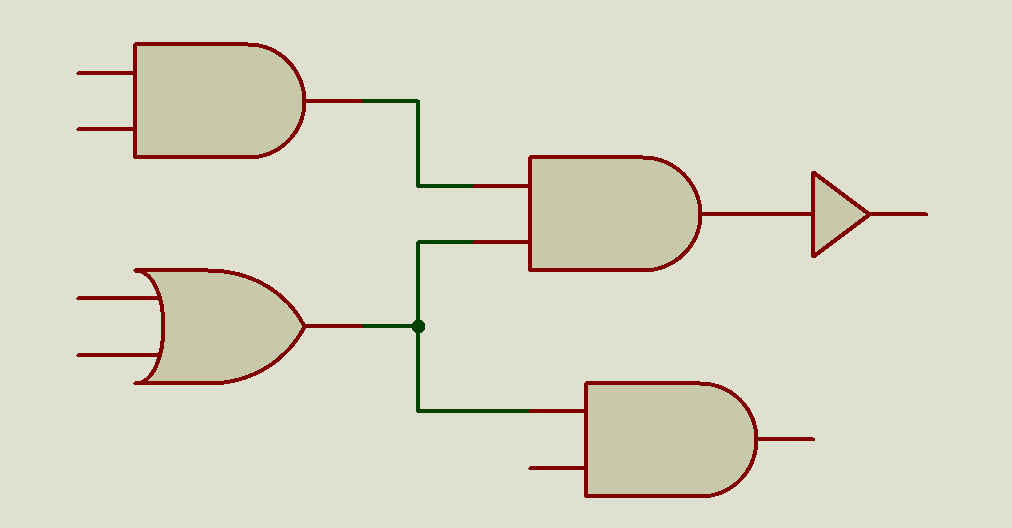
#> input picture protusBased/images/test_cir3_x3.PNG, 1012 x 528 px
$ python main.py
#> lines starting #> are read from the running program, lines starting #| are printed output that depends on the picture; after the words box and inside, x2 and y2 are one past the last pixel; in counts of white or black regions, pixels touching at a corner belong together
### protusBased/operations.py
import cv2
import numpy as np
from itertools import product
from random import randint
import math

BLUE = (255, 0, 0)
GRENN = (0, 255, 0)
RED = (0, 0, 255)
WHITE = (255, 255, 255)
BLACK = (0, 0, 0)
MAGENTA = (255, 0, 255)
RANDOM_COLOR = lambda: (int(randint(0, 255)), int(randint(0, 255)), int(randint(0, 255)))

def get_thershold(img, upper_limit=255, lower_limit=127, type=cv2.THRESH_BINARY_INV):
    _, t = cv2.threshold(img, lower_limit, upper_limit, type)
    return t

def fill(img):
    cv2.floodFill(img, None, seedPoint=(0,0), newVal=(255,255,255))

def get_edges(img, lower_limit=125, upper_limit=175):
    return  cv2.Canny(img, lower_limit, upper_limit)

def get_contours(img):
    cont, _ = cv2.findContours(img, cv2.RETR_TREE, cv2.CHAIN_APPROX_NONE)
    return cont

def reduce_cont(contours):
    x_list = []
    y_list = []
    w_list = []
    h_list = []
    out = []
    for c in contours:
        x,y,w,h = cv2.boundingRect(c)
        if x in x_list and y in y_list and w in w_list and h in h_list: continue
        else:
            out.append(c)
            x_list.append(x)
            y_list.append(y)
            w_list.append(w)
            h_list.append(h)
    return out

def draw_contour(img, c, color=WHITE, pen=2, fill=False):
    x,y,w,h = cv2.boundingRect(c)
    if fill: pen = -1
    cv2.rectangle(img, (x, y), (x + w, y + h), color, pen)

def get_bounding_box(c):
    return cv2.boundingRect(c)

def convert_to_grey(img):
    return cv2.cvtColor(img, cv2.COLOR_BGR2GRAY)

def get_cont_similarity(cont, ref_cont):
    return cv2.matchShapes(cont, ref_cont, 1, 0.0)

def copy(img):
    return img.copy()

def dilate(img, kernel):
    kernel = np.ones(kernel)
    return cv2.dilate(img, kernel)

def erode(img, kernel):
    kernel = np.ones(kernel)
    return cv2.erode(img, kernel)

def draw_rec(img, x, y, w, h, color=BLACK, fill=False, pen=2):
    pen = pen if not fill else -1
    cv2.rectangle(img, (x, y), (x+w, y+h), color, pen)

def draw_cir(img, center, r, color=BLACK, fill=False, pen=2):
    pen = pen if not fill else -1
    cv2.circle(img, center, r, color, pen)

def get_corners(img):
    corners = cv2.goodFeaturesToTrack(img, 100, 0.01, 10)
    corners = np.int0(corners)
    corners = corners.squeeze().tolist()
    out = []
    for c in corners:
      out.append((c[0], c[1]))
    return out

def get_lines(img, rho=1, theta = np.pi/180, threshold=100):
    return cv2.HoughLinesP(img, rho, theta, threshold, 1, 10)

def __search(img, test, point, dx, dy):
    x = [point[0]+dx, point[0], point[0]-dx]
    y = [point[1]+dy, point[1], point[1]-dy]
    points = list(product(x, y))
    points.remove((point[0], point[1]))
    out = []
    for p in points:
       if img[p[1], p[0]]:
          out.append(p)
          draw_cir(test, p, 3, color=WHITE, fill=True)
          draw_cir(img, p, 3, color=BLACK, fill=True)
          # cv2.imshow("test", test)
          # cv2.imshow("img", img)
          # cv2.waitKey()
    return out

def get_connected_nodes(img, corners):
    test = np.zeros_like(img)
    f_out = {}
    for i in range(len(corners)):
        corner = corners[i]
        draw_cir(test, corner, 3, color=WHITE, fill=True)
        # cv2.imshow("test", test)
        # cv2.waitKey()
        stack = [corner]
        terminals = []
        while True:
            # print("stack", stack)
            p = stack.pop()
            out = __search(img, test, p, 4, 4)
            stack += out
            if len(out) == 0: terminals.append(p)
            if len(stack) == 0: break
        # print("line finished", terminals)
        if len(terminals) > 1: f_out["N"+str(i)] = {"terminals": terminals}
    return f_out

def reduce_nodes(nodes):
    points = []
    for n in nodes:
        for t in nodes[n]["terminals"]:
            points.append([t, n])
    for p1 in points:
        for p2 in points:
            if p1 == p2: continue
            else:
                distance = math.sqrt((p1[0][0] - p2[0][0])**2 + (p1[0][1] - p2[0][1])**2)
                # print(distance)
                if distance < 20:
                    print("added")
                    p1.append(p2[1])
    i = 0
    node_map = {}
    for p in points:
        if len(p) > 2:
            for j in range(1, len(p)):
                if p[j] not in node_map:
                    node_map[p[j]] = "J"+str(i)
            i += 1
    out = {}
    for p in points:
      if p[1] in node_map:
          if node_map[p[1]] not in out: out[node_map[p[1]]] = {"terminals": []}
          out[node_map[p[1]]]["terminals"].append(p[0])
      else:
          if p[1] not in out: out[p[1]] = {"terminals": []}
          out[p[1]]["terminals"].append(p[0])
    return out


def check_point_in_rec(p, search_box):
    return search_box[0] <= p[0] <= search_box[0]+search_box[2] and search_box[1] <= p[1] <= search_box[1] + search_box[3]

def add_text(img, text, point, color=RANDOM_COLOR(), pen=2):
    return cv2.putText(img, text, point, cv2.FONT_HERSHEY_SIMPLEX, 1, color, pen, cv2.LINE_AA)

get_contour_area = cv2.contourArea

### protusBased/ref.py
from operations import *
import cv2

AND_PATH = "images/and_x3.PNG"
OR_PATH = "images/or_x3.PNG"
NOT_PATH = "images/not_x3.PNG"


def get_ref_contour(path):
    img = cv2.imread(path)
    grey_img = convert_to_grey(img)
    thresh1 = get_thershold(grey_img)
    fill(thresh1)
    borders = get_edges(thresh1)
    and_cont = reduce_cont(get_contours(borders))
    return and_cont[0]


def get_and_ref(): return get_ref_contour(AND_PATH)
def get_or_ref(): return get_ref_contour(OR_PATH)
def get_not_ref(): return get_ref_contour(NOT_PATH)

def get_gate_type(cont):
    and_score = get_cont_similarity(cont, get_and_ref())
    or_score = get_cont_similarity(cont, get_or_ref())
    not_score = get_cont_similarity(cont, get_not_ref())
    # print(and_score, or_score, not_score)
    min_score = min(and_score, or_score, not_score)
    if min_score > 0.1: return "NOT"
    if min_score == and_score: return "AND"
    elif min_score == or_score: return "OR"
    elif min_score == not_score: return "NOT"

### protusBased/main.py
import cv2
from operations import *
from ref import get_gate_type
import numpy as np
import pprint

img = cv2.imread("images/test_cir3_x3.PNG")               # load the circuit colored image
#> img is the input picture: shape (528, 1012, 3); mean B, G, R 197.6, 215.1, 217.8
grey_img = convert_to_grey(img)                           # convert image to grey scale
thresh = get_thershold(grey_img)                          # convert it to binary image
#> in get_thershold, `_, t = cv2.threshold(img, lower_limit, upper_limit, type)`: t: shape (528, 1012); 2.8% white; 1 white region, box (x1, y1, x2, y2) and area: (76, 42, 928, 498) 14843

gates = copy(thresh)                                      # we will fill the gates in this image
wires = copy(thresh)                                      # we will operate on wires in this image

fill(gates)                                               # fill the gates to get the contours arround them
#> in fill, `cv2.floodFill(img, None, seedPoint=(0,0), newVal=(255,255,255))`: img: shape (528, 1012); 87.8% white; 5 black regions, box (x1, y1, x2, y2) and area: (588, 385, 754, 494) 16881, (532, 159, 698, 268) 16835, (137, 46, 302, 155) 16758, (147, 272, 302, 381) 12578, (815, 177, 866, 252) 1951

wires = cv2.bitwise_or(cv2.bitwise_not(gates), wires)     # the binary image with the gates filled()
#> wires: shape (528, 1012); 14.9% white; 1 white region, box (x1, y1, x2, y2) and area: (76, 42, 928, 498) 79846
t = copy(wires)                                           # temp image of binary image with gate filled
wires = erode(wires, (5, 5))
#> in erode, `return cv2.erode(img, kernel)`: returned value: shape (528, 1012); 12.9% white; 6 white regions, box (x1, y1, x2, y2) and area: (586, 383, 756, 496) 17798, (530, 157, 700, 270) 17750, (135, 44, 304, 157) 17675, (137, 270, 304, 383) 13354, (813, 174, 868, 255) 2295, (414, 322, 423, 331) 57
wires = dilate(wires, (5, 5))
#> in dilate, `return cv2.dilate(img, kernel)`: returned value: shape (528, 1012); 13.9% white; 6 white regions, box (x1, y1, x2, y2) and area: (584, 381, 758, 498) 18946, (528, 155, 702, 272) 18898, (133, 42, 306, 159) 18819, (135, 268, 306, 385) 14570, (811, 172, 870, 257) 2855, (412, 320, 425, 333) 145
wires = t - wires                                         # get the wires only with some noise
#> wires: shape (528, 1012); 1.1% white; 16 white regions (3 under 20 px), largest, box (x1, y1, x2, y2) and area: (306, 99, 528, 188) 1225, (416, 333, 584, 413) 975, (416, 240, 528, 320) 749
wires = erode(wires, (3, 3))                              # remove the noise
#> in erode (call 2), `return cv2.erode(img, kernel)`: returned value: shape (528, 1012); 0.51% white in thin lines or dots, all inside (x1, y1, x2, y2) = (78, 72, 927, 469)
wires = dilate(wires, (3, 3))
#> in dilate (call 2), `return cv2.dilate(img, kernel)`: returned value: shape (528, 1012); 1% white; 13 white regions


# remove further noise in the wires by detecting the low area contours which resembles the noise
wires_cont = get_contours(wires)
#> in get_contours, `cont, _ = cv2.findContours(img, cv2.RETR_TREE, cv2.CHAIN_APPROX_NONE)`: cont = 13 contours, 1 with area under 20; largest, box (x1, y1, x2, y2) and area: (306, 99, 528, 188) 917, (416, 333, 584, 413) 729, (416, 240, 528, 320) 560, (702, 212, 811, 216) 324, (306, 324, 412, 328) 315
#> wires_cont has the same summary as cont in get_contours
print("wires", len(wires_cont))
#| wires 13
wires_cont_filter = []
for c in wires_cont:
    if get_contour_area(c) < 50: draw_contour(wires, c, color=BLACK, fill=True)
#> this loop made 13 passes
#> (x in draw_contour, y in draw_contour, w in draw_contour, h in draw_contour, pen in draw_contour) on pass 3: (134, 381, 7, 4, -1)
wires = erode(wires, (3, 3))

borders = get_edges(gates)                                # get the borders of the filled gates image
#> in get_edges, `return  cv2.Canny(img, lower_limit, upper_limit)`: returned value: shape (528, 1012); 0.42% white in thin lines or dots, all inside (x1, y1, x2, y2) = (136, 45, 866, 494)
img_cont = reduce_cont(get_contours(borders))             # extract the contours to operate arround them
#> in get_contours (call 2), `cont, _ = cv2.findContours(img, cv2.RETR_TREE, cv2.CHAIN_APPROX_NONE)`: cont = 10 contours; largest, box (x1, y1, x2, y2) and area: (587, 384, 754, 494) 16928, (587, 384, 754, 494) 16904, (531, 158, 698, 268) 16884, (531, 158, 698, 268) 16858, (136, 45, 302, 155) 16806
#> in reduce_cont, `x_list = []`: x_list = []
#> the loop in reduce_cont, `for c in contours:` made 10 passes
#> (x, y, w, h) on passes 1 to 10: (587, 384, 167, 110), (587, 384, 167, 110), (147, 271, 155, 110), (147, 271, 155, 110), (814, 177, 52, 75), (814, 177, 52, 75), (531, 158, 167, 110), (531, 158, 167, 110), (136, 45, 166, 110), (136, 45, 166, 110)
#> after the loop in reduce_cont, `for c in contours:`: h_list = [110, 110, 75, 110, 110]; out = 5 contours; box (x1, y1, x2, y2) and area: (587, 384, 754, 494) 16928, (531, 158, 698, 268) 16884, (136, 45, 302, 155) 16806, (147, 271, 302, 381) 12628, (814, 177, 866, 252) 2009; w_list = [167, 155, 52, 167, 166]; x_list = [587, 147, 814, 531, 136]; y_list = [384, 271, 177, 158, 45]
#> img_cont has the same summary as out in reduce_cont
print("Number of contours for gates", len(img_cont))      # display number of contours (for debuging)
#| Number of contours for gates 5

gates_meta_data = {}

# get the type of the gate based on comparing contours
for i in range(len(img_cont)):
    c = img_cont[i]
#> c = contour of 487 points, box (x1, y1, x2, y2) (587, 384, 754, 494), area 16928
    gate_type = get_gate_type(c)
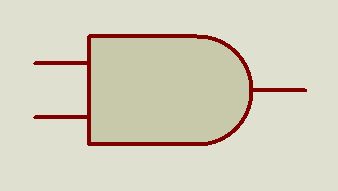
#> input picture protusBased/images/and_x3.PNG, 338 x 191 px
#> in get_ref_contour, img is the input picture: shape (191, 338, 3); mean B, G, R 190.6, 209.3, 214.4
#> in get_thershold (call 2), `_, t = cv2.threshold(img, lower_limit, upper_limit, type)`: t: shape (191, 338); 4% white; 1 white region, box (x1, y1, x2, y2) and area: (33, 34, 307, 146) 2608
#> in fill (call 2), `cv2.floodFill(img, None, seedPoint=(0,0), newVal=(255,255,255))`: img: shape (191, 338); 76.3% white; 1 black region, box (x1, y1, x2, y2) and area: (91, 38, 249, 142) 15326
#> in get_edges (call 2), `return  cv2.Canny(img, lower_limit, upper_limit)`: returned value: shape (191, 338); 0.75% white in thin lines or dots, all inside (x1, y1, x2, y2) = (90, 37, 249, 142)
#> in get_contours (call 3), `cont, _ = cv2.findContours(img, cv2.RETR_TREE, cv2.CHAIN_APPROX_NONE)`: cont = 2 contours; box (x1, y1, x2, y2) and area: (90, 37, 249, 142) 15372, (90, 37, 249, 142) 15346
#> the loop in reduce_cont (call 2), `for c in contours:` made 2 passes
#> (x, y, w, h) on passes 1 to 2: (90, 37, 159, 105), (90, 37, 159, 105)
#> after the loop in reduce_cont (call 2), `for c in contours:`: h_list = [105]; out = 1 contour; box (x1, y1, x2, y2) and area: (90, 37, 249, 142) 15372; w_list = [159]; x_list = [90]; y_list = [37]
#> in get_ref_contour, `and_cont = reduce_cont(get_contours(borders))`: and_cont has the same summary as out in reduce_cont
#> in get_gate_type, `and_score = get_cont_similarity(cont, get_and_ref())`: and_score = 0.00185
#> call 2 of get_ref_contour, with path = 'images/or_x3.PNG'
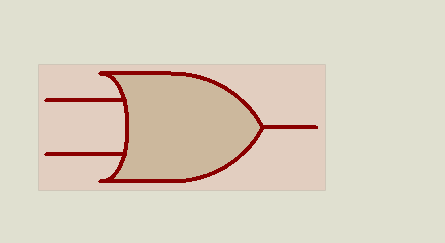
#> input picture protusBased/images/or_x3.PNG, 445 x 243 px
#> in get_ref_contour, img is the input picture: shape (243, 445, 3); mean B, G, R 193.9, 210.2, 219.9
#> in get_thershold (call 3), `_, t = cv2.threshold(img, lower_limit, upper_limit, type)`: t: shape (243, 445); 2.6% white; 1 white region, box (x1, y1, x2, y2) and area: (44, 71, 318, 183) 2773
#> in fill (call 3), `cv2.floodFill(img, None, seedPoint=(0,0), newVal=(255,255,255))`: img: shape (243, 445); 89.4% white; 1 black region, box (x1, y1, x2, y2) and area: (112, 75, 260, 179) 11440
#> call 3 of get_edges, with lower_limit = 125, upper_limit = 175
#> in get_edges (call 3), `return  cv2.Canny(img, lower_limit, upper_limit)`:
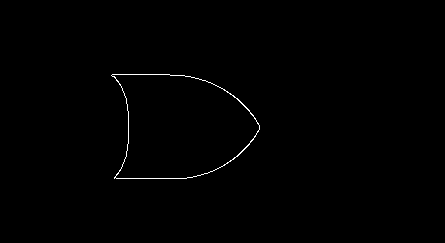
#> returned value: shape (243, 445); 0.43% white in thin lines or dots, all inside (x1, y1, x2, y2) = (111, 74, 260, 179)
#> in get_contours (call 4), `cont, _ = cv2.findContours(img, cv2.RETR_TREE, cv2.CHAIN_APPROX_NONE)`: cont = 2 contours; box (x1, y1, x2, y2) and area: (111, 74, 260, 179) 11490, (111, 74, 260, 179) 11437
#> after the loop in reduce_cont (call 3), `for c in contours:`: out = 1 contour; box (x1, y1, x2, y2) and area: (111, 74, 260, 179) 11490; w_list = [149]; x_list = [111]; y_list = [74]
#> in get_ref_contour (call 2), `and_cont = reduce_cont(get_contours(borders))`: and_cont has the same summary as out in reduce_cont
#> in get_gate_type, `or_score = get_cont_similarity(cont, get_or_ref())`: or_score = 0.17
#> call 3 of get_ref_contour, with path = 'images/not_x3.PNG'
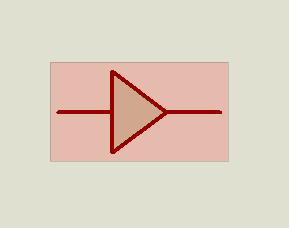
#> input picture protusBased/images/not_x3.PNG, 289 x 228 px
#> in get_ref_contour, img is the input picture: shape (228, 289, 3); mean B, G, R 194.4, 209.6, 222.9
#> in get_thershold (call 4), `_, t = cv2.threshold(img, lower_limit, upper_limit, type)`: t: shape (228, 289); 1.9% white; 1 white region, box (x1, y1, x2, y2) and area: (56, 70, 222, 154) 1284
#> in fill (call 4), `cv2.floodFill(img, None, seedPoint=(0,0), newVal=(255,255,255))`: img: shape (228, 289); 97.2% white; 1 black region, box (x1, y1, x2, y2) and area: (114, 76, 163, 149) 1813
#> call 4 of get_edges, with lower_limit = 125, upper_limit = 175
#> in get_edges (call 4), `return  cv2.Canny(img, lower_limit, upper_limit)`:
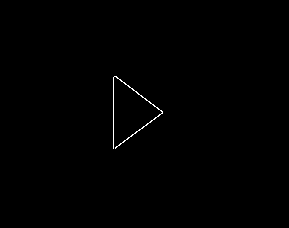
#> returned value: shape (228, 289); 0.33% white in thin lines or dots, all inside (x1, y1, x2, y2) = (113, 76, 163, 149)
#> in get_contours (call 5), `cont, _ = cv2.findContours(img, cv2.RETR_TREE, cv2.CHAIN_APPROX_NONE)`: cont = 1 contour; box (x1, y1, x2, y2) and area: (113, 76, 163, 149) 48
#> after the loop in reduce_cont (call 4), `for c in contours:`: h_list = [73]; out has the same summary as cont in get_contours; w_list = [50]; x_list = [113]; y_list = [76]
#> in get_ref_contour (call 3), `and_cont = reduce_cont(get_contours(borders))`: and_cont has the same summary as cont in get_contours
#> in get_gate_type, `not_score = get_cont_similarity(cont, get_not_ref())`: not_score = 3.88
#> in get_gate_type, `min_score = min(and_score, or_score, not_score)`: min_score = 0.00185
#> gate_type = 'AND'
    gate_name = gate_type+str(i)
#> gate_name = 'AND0'
    gates_meta_data[gate_name] = {
        "box" : get_bounding_box(c)
    }
    p = (gates_meta_data[gate_name]["box"][0], gates_meta_data[gate_name]["box"][1])
#> p = (587, 384)
    img = add_text(img, gate_name, p, BLACK)
    if gate_type == "AND": draw_contour(img, c, color=RED)
#> in draw_contour (call 2), `cv2.rectangle(img, (x, y), (x + w, y + h), color, pen)`: img: shape (528, 1012, 3); mean B, G, R 197.1, 214.6, 217.8
    elif gate_type == "OR": draw_contour(img, c, color=BLUE)
    elif gate_type == "NOT": draw_contour(img, c, color=GRENN)
    else: draw_contour(img, c, color=BLACK)

print("gates_meta_data", gates_meta_data)
#| gates_meta_data {'AND0': {'box': (587, 384, 167, 110)}, 'OR1': {'box': (147, 271, 155, 110)}, 'NOT2': {'box': (814, 177, 52, 75)}, 'AND3': {'box': (531, 158, 167, 110)}, 'AND4': {'box': (136, 45, 166, 110)}}
print("print", p)
#| print (136, 45)
# get the connected nodes
nodes = get_connected_nodes(wires, get_corners(wires))    # get the corners in the wires
#> in get_corners, `corners = cv2.goodFeaturesToTrack(img, 100, 0.01, 10)`: corners = 28 rows, first 8: [416, 102], [582, 468], [759, 439], [582, 411], [155, 355], [418, 334], [410, 326], [307, 326]
#> in get_corners, `corners = corners.squeeze().tolist()`: corners = 28 pairs, first value 78 to 926, second value 73 to 468
#> the loop in get_corners, `for c in corners:` made 28 passes
#> c on passes 1 to 12: [416, 102], [582, 468], [759, 439], [582, 411], [155, 355], [418, 334], [410, 326], [307, 326], [418, 318], [155, 298], [526, 242], [871, 214]
#> after the loop in get_corners, `for c in corners:`: out has the same summary as corners
#> in get_connected_nodes, `test = np.zeros_like(img)`: test: shape (528, 1012); every value is 0
#> the loop in get_connected_nodes, `for i in range(len(corners)):` made 28 passes
#> after the loop in get_connected_nodes, `for i in range(len(corners)):`: img: shape (528, 1012); 0% white in thin lines or dots, all inside (x1, y1, x2, y2) = (307, 325, 308, 326)
#> after the loop in get_connected_nodes, `for i in range(len(corners)):`:
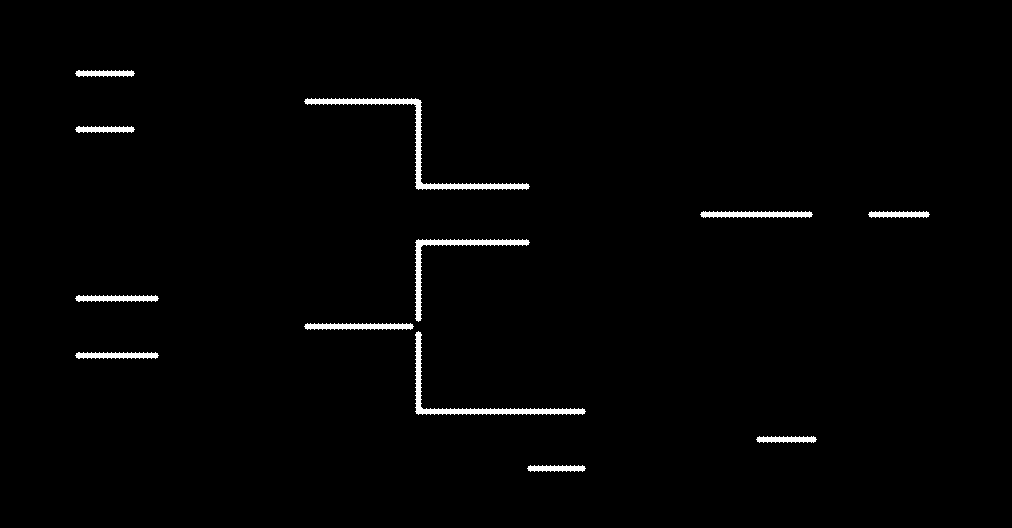
#> test: shape (528, 1012); 1.5% white; 12 white regions, largest, box (x1, y1, x2, y2) and area: (304, 98, 530, 190) 1700, (415, 331, 586, 415) 1357, (415, 239, 530, 322) 1042
nodes = reduce_nodes(nodes)
#> the loop in reduce_nodes, `for n in nodes:` made 13 passes
#> n on passes 1 to 12: 'N1', 'N2', 'N3', 'N4', 'N6', 'N8', 'N9', 'N11', 'N12', 'N14', 'N15', 'N16'
#> the loop in reduce_nodes, `for p1 in points:` made 29 passes
#| added
#| added
#| added
#| added
#| added
#| added
#| added
#| added
#> the loop in reduce_nodes, `for p in points:` made 29 passes

for node_name in nodes:
    terminals = nodes[node_name]["terminals"]             # used the corner pointts to detect the connected nodes
    c = RANDOM_COLOR()
    for p in terminals:
        draw_cir(img, p, 10, c, True)
    img = add_text(img, node_name, terminals[0], c)
#> this loop made 10 passes
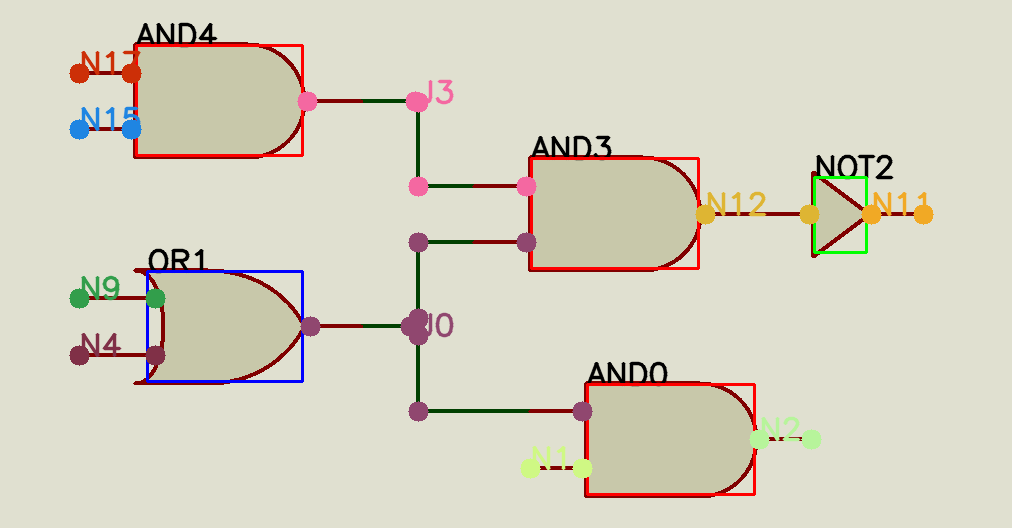
#> img: shape (528, 1012, 3); mean B, G, R 194.7, 211.7, 215.8


for gate in gates_meta_data:
    box = gates_meta_data[gate]["box"]
    search_box = (box[0]-10, box[1]-10, box[2]+20, box[3]+20)
    for node_name in nodes:
        terminals = nodes[node_name]["terminals"]
        if "gate_connected" not in nodes[node_name]:
            nodes[node_name]["gate_connected"] = []
        for p in terminals:
            if check_point_in_rec(p, search_box): nodes[node_name]["gate_connected"].append(gate)
#> this loop made 5 passes

pp = pprint.PrettyPrinter(indent=4)
pp.pprint(nodes)
#> (printed output is left out)


gates_names = list(gates_meta_data.keys())
gates_to_wires = {i: [] for i in gates_names}
for gate in gates_names:    #['AND0', 'AND1', 'OR1', 'NOT2']
    for wire in nodes.keys():
        if gate in nodes[wire]['gate_connected']:
            gates_to_wires[gate].append(wire)
pp.pprint(gates_to_wires)
#| {   'AND0': ['N1', 'N2', 'J0'],
#|     'AND3': ['J0', 'N12', 'J3'],
#|     'AND4': ['J3', 'N15', 'N17'],
#|     'NOT2': ['N11', 'N12'],
#|     'OR1': ['J0', 'N4', 'N9']}

for gate in gates_to_wires.keys():
    x1, y1, w, h = gates_meta_data[gate]['box']
    x2, y2 = x1+w, y1+h
    points = []
    for wire in gates_to_wires[gate]:
        for point in nodes[wire]['terminals']:
            if abs(x1 - point[0])<=3:
                points.append((wire, x1))
            elif abs(x2 - point[0]):                         # let it be "if", if we support loops
                points.append((wire, x2))

# cv2.imshow("gates", gates)
# cv2.imshow("thresh", thresh)
# cv2.imshow("bord", borders)
cv2.imshow("img", img)
cv2.waitKey()
